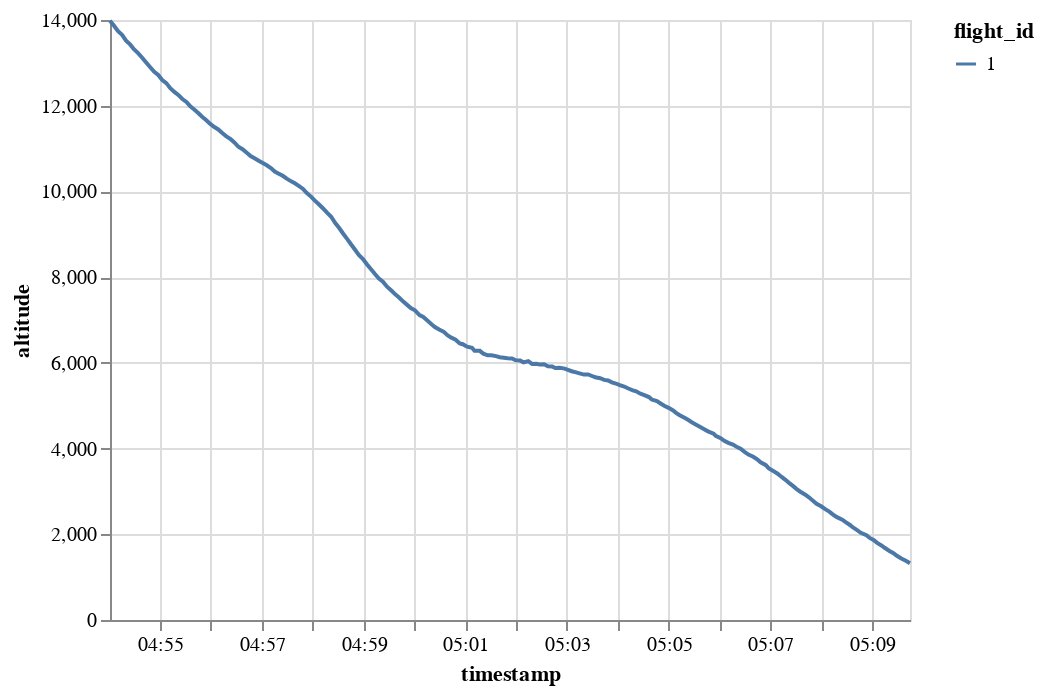

Notebook source saved alongside this figure:
### Code cell
traffic[1].chart().encode(alt.Y("altitude"), alt.X("timestamp"), alt.Color("flight_id"))

### Figure 1 — Vega-Lite specification as saved in the notebook (floating-point values rounded to 4 significant figures; data arrays with more than 128 entries replaced by an {"elided": "..."} marker saying what was removed)
{"config": {"view": {"continuousWidth": 400, "continuousHeight": 300}}, "data": {"name": "data-1f6d52b2ef143e2acf576f3813d1871c"}, "mark": "line", "encoding": {"color": {"type": "nominal", "field": "flight_id"}, "x": {"type": "temporal", "field": "timestamp"}, "y": {"type": "quantitative", "field": "altitude"}}, "$schema": "https://vega.github.io/schema/vega-lite/v4.8.1.json", "datasets": {"data-1f6d52b2ef143e2acf576f3813d1871c": {"elided": "200 records"}}}
